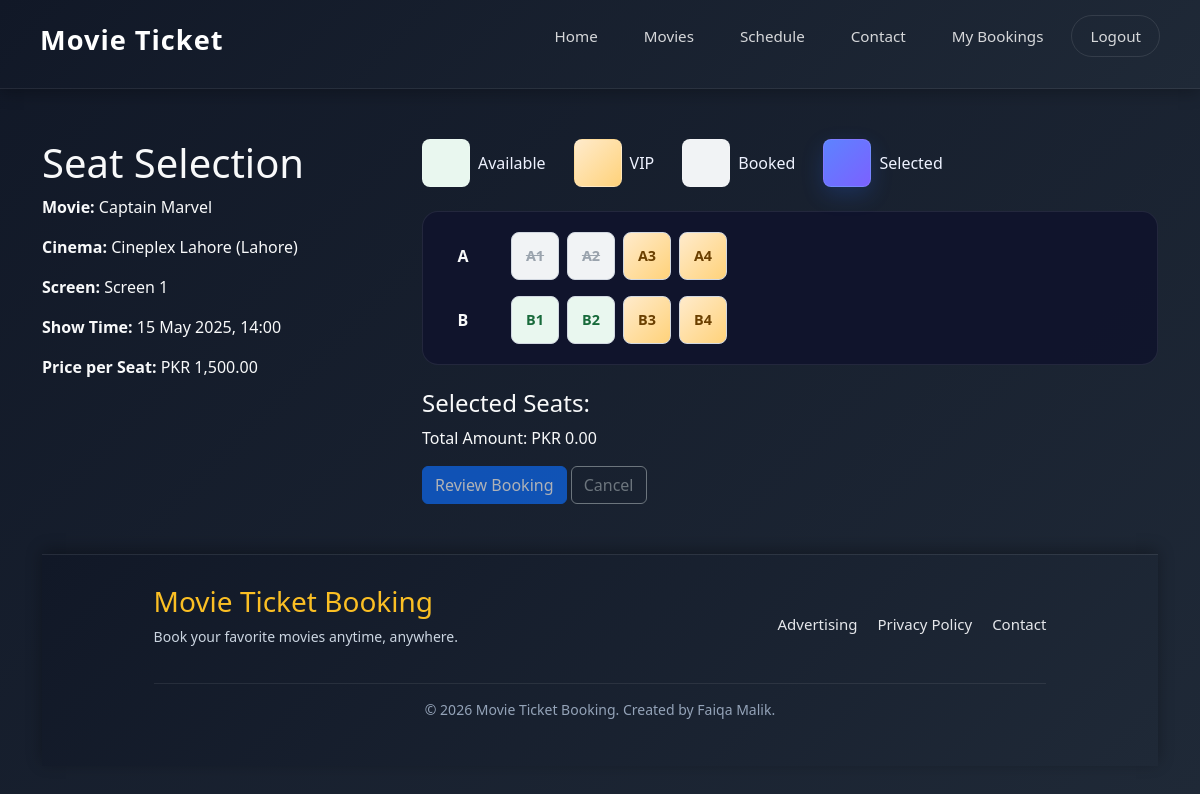
The page /seat-selection.php?show_id=1 (signed in) on the database its author committed.
### tables this page shows
CREATE TABLE movie_show (
    show_id INT AUTO_INCREMENT PRIMARY KEY,
    show_time DATETIME NOT NULL,
    price DECIMAL(8,2) NOT NULL,

    movie_id INT NOT NULL,
    screen_id INT NOT NULL,

    CHECK (price > 0),

    FOREIGN KEY (movie_id)
    REFERENCES movie(movie_id)
    ON DELETE CASCADE,

    FOREIGN KEY (screen_id)
    REFERENCES screen(screen_id)
    ON DELETE NO ACTION,

    UNIQUE(screen_id, show_time)
);

CREATE TABLE movie (
    movie_id INT AUTO_INCREMENT PRIMARY KEY,
    title VARCHAR(200) NOT NULL,
    duration_min INT NOT NULL,
    language VARCHAR(50) NOT NULL,
    rating ENUM('U', 'PG', 'PG-13', 'R') NOT NULL,
    genres VARCHAR(300) NOT NULL,
    poster_url VARCHAR(500),
    release_date DATE NOT NULL,
    description VARCHAR(1000),

    CHECK (duration_min > 0)
);

CREATE TABLE cinema (
    cinema_id INT AUTO_INCREMENT PRIMARY KEY,
    cinema_name VARCHAR(150) NOT NULL,
    city VARCHAR(100) NOT NULL,
    address VARCHAR(300) NOT NULL,
    phone VARCHAR(20)
);

CREATE TABLE screen (
    screen_id INT AUTO_INCREMENT PRIMARY KEY,
    screen_name VARCHAR(100) NOT NULL,
    total_seats INT NOT NULL,
    cinema_id INT NOT NULL,

    CHECK (total_seats > 0),

    FOREIGN KEY (cinema_id)
    REFERENCES cinema(cinema_id)
    ON DELETE CASCADE
);

CREATE TABLE seat (
    seat_id INT AUTO_INCREMENT PRIMARY KEY,
    seat_number VARCHAR(10) NOT NULL,
    seat_type ENUM('Standard', 'VIP', 'Recliner')
    DEFAULT 'Standard',

    screen_id INT NOT NULL,

    FOREIGN KEY (screen_id)
    REFERENCES screen(screen_id)
    ON DELETE CASCADE,

    UNIQUE(screen_id, seat_number)
);

### seat-selection.php (the view, shortened to what this page needs)
<?php
include('connection.php');
$show_id = (int)$_GET['show_id'];
$stmt = $con->prepare("
    SELECT s.show_id AS ShowID, s.show_time AS ShowTime, s.price AS Price, m.movie_id AS MovieID, m.title AS Title, sc.screen_id AS ScreenID, sc.screen_name AS ScreenName, c.cinema_name AS CinemaName, c.city AS City
    FROM movie_show s
    JOIN movie m ON s.movie_id = m.movie_id
    JOIN screen sc ON s.screen_id = sc.screen_id
    JOIN cinema c ON sc.cinema_id = c.cinema_id
    WHERE s.show_id = ?
");
$stmt->bind_param("i", $show_id);
$stmt->execute();
$result = $stmt->get_result();
$show = $result->fetch_assoc();
$stmt = $con->prepare("SELECT seat_id AS SeatID, seat_number AS SeatNumber, seat_type AS SeatType FROM seat WHERE screen_id = ? ORDER BY seat_number");
$stmt->bind_param("i", $show['ScreenID']);
$stmt->execute();
$seats_result = $stmt->get_result();
$all_seats = [];
while ($row = $seats_result->fetch_assoc()) {
    $all_seats[] = $row;
}
$stmt = $con->prepare("
    SELECT s.seat_id AS SeatID
    FROM ticket t
    JOIN booking b ON t.booking_id = b.booking_id
    JOIN seat s ON t.seat_id = s.seat_id
    WHERE b.show_id = ? AND b.status IN ('Pending', 'Confirmed')
");
$stmt->bind_param("i", $show_id);
$stmt->execute();
$booked_result = $stmt->get_result();
$booked_seats = [];
while ($row = $booked_result->fetch_assoc()) {
    $booked_seats[] = $row['SeatID'];
}
$seat_map = [];
foreach ($all_seats as $seat) {
    $row = substr($seat['SeatNumber'], 0, 1);
    $col = (int)substr($seat['SeatNumber'], 1);
    if (!isset($seat_map[$row])) {
        $seat_map[$row] = [];
    }
    $seat_map[$row][$col] = $seat;
}
ksort($seat_map);
?>
<!DOCTYPE html>
<html lang="en">
<head>
    <link rel="stylesheet" href="style/styles.css">
</head>
<body>
    <?php include('includes/header.php'); ?>
    <div class="container mt-5">
      <div class="row">
        <div class="col-md-4">
              <h1 class="text-light">Seat Selection</h1>
        <p class="text-light"><strong>Movie:</strong> <?php echo htmlspecialchars($show['Title']); ?></p>
        <p class="text-light"><strong>Cinema:</strong> <?php echo htmlspecialchars($show['CinemaName']); ?> (<?php echo htmlspecialchars($show['City']); ?>)</p>
        <p class="text-light"><strong>Screen:</strong> <?php echo htmlspecialchars($show['ScreenName']); ?></p>
        <p class="text-light"><strong>Show Time:</strong> <?php echo date('d M Y, H:i', strtotime($show['ShowTime'])); ?></p>
        <p class="text-light"><strong>Price per Seat:</strong> PKR <?php echo number_format($show['Price'], 2); ?></p>
        </div>
        <div class="col-md-8">
        <div class="seat-legend mb-4 d-flex flex-wrap gap-3">
            <div class="legend-item"><span class="seat available"></span> Available</div>
            <div class="legend-item"><span class="seat vip"></span> VIP</div>
            <div class="legend-item"><span class="seat booked"></span> Booked</div>
            <div class="legend-item"><span class="seat selected"></span> Selected</div>
        </div>
        <form id="seat-form" method="POST" action="confirm-booking.php">
            <div class="seat-map">
                <?php foreach ($seat_map as $row => $seats): ?>
                    <?php $maxCol = max(array_keys($seats)); ?>
                    <div class="seat-row ">
                        <div class="seat-row-label text-light"><?php echo $row; ?></div>
                        <div class="seat-row-seats" style="display:flex;flex-wrap:wrap;">
                        <?php for ($col = 1; $col <= $maxCol; $col++): ?>
                            <?php if (isset($seats[$col])): ?>
                                <?php $seat = $seats[$col]; ?>
                                <?php $isBooked = in_array($seat['SeatID'], $booked_seats); ?>
                                <div class="seat <?php echo $isBooked ? 'booked' : 'available'; ?> <?php echo $seat['SeatType'] == 'VIP' ? 'vip' : ''; ?>"
                                     title="<?php echo htmlspecialchars($seat['SeatNumber'] . ' - ' . $seat['SeatType']); ?>"
                                     data-seat-id="<?php echo $seat['SeatID']; ?>"
                                     data-seat-number="<?php echo $seat['SeatNumber']; ?>"
                                     data-seat-type="<?php echo $seat['SeatType']; ?>">
                                    <?php echo htmlspecialchars($seat['SeatNumber']); ?>
                                </div>
                            <?php else: ?>
                                <div class="seat empty" aria-hidden="true"></div>
                            <?php endif; ?>
                        <?php endfor; ?>
                        </div>
                    </div>
                <?php endforeach; ?>
            </div>
            <div class="mt-4">
                <h4 class="text-light">Selected Seats: <span id="selected-seats"></span></h4>
                <p class="text-light">Total Amount: PKR <span id="total-amount">0.00</span></p>
                <button type="submit" class="btn btn-primary" id="proceed-btn" disabled>Review Booking</button>
                <a href="movie-details.php?id=<?php echo $show['MovieID']; ?>" class="btn btn-outline-secondary ml-2">Cancel</a>
            </div>
        </form>
        </div>
      </div>
        <?php include('includes/footer.php'); ?>
    </div>
</body>
</html>

### style/styles.css (style rules this page uses)
:root { color-scheme: dark; --bg: #070a17; --surface: #10152b; --surface-alt: #111a33; --panel: rgba(19, 28, 59, 0.96); --border: rgba(255,255,255,0.08); --text: #eef2ff; --muted: #9cb0d6; --primary: #5d83ff; --primary-soft: rgba(93, 131, 255, 0.16); --accent: #f4b24b; --shadow: 0 24px 80px rgba(3, 12, 35, 0.35); --bs-secondary-color: #eef2ff; --bs-secondary-bg: rgba(255,255,255,0.08); --bs-secondary-border: rgba(255,255,255,0.12); }
h1, h2, h3, h4, h5, h6 { color: var(--text); }
* { box-sizing: border-box; }
html, body { min-height: 100%; }
body { margin: 0; font-family: 'Inter', sans-serif; color: var(--text); background: linear-gradient(135deg, #111827, #1f2937); }
a { color: inherit; text-decoration: none; }
.seat-map { display: grid; gap: 0.5rem; padding: 1rem; background: rgba(16, 21, 45, 0.95); border: 1px solid rgba(255, 255, 255, 0.08); border-radius: 16px; overflow-x: auto; }
.seat-row { display: grid; grid-template-columns: minmax(32px, auto) repeat(auto-fit, 48px); gap: 0.5rem; align-items: center; }
.seat-row-label { font-weight: 700; color: var(--text); min-width: 32px; text-align: center; }
.seat { min-width: 48px; min-height: 48px; border-radius: 12px; display: inline-flex; align-items: center; justify-content: center; font-size: 0.9rem; cursor: pointer; user-select: none; border: 1px solid rgba(255,255,255,0.1); transition: transform 0.15s ease, box-shadow 0.15s ease, background-color 0.15s ease; }
.seat.available { background: rgba(93, 131, 255, 0.12); color: var(--text); }
.seat.vip { background: linear-gradient(135deg, rgba(244, 178, 75, 0.25), rgba(93, 131, 255, 0.16)); color: #fff; }
.seat.booked { background: rgba(255, 255, 255, 0.08); color: rgba(255, 255, 255, 0.35); cursor: not-allowed; }
.seat.selected { background: linear-gradient(135deg, #5d83ff, #7b61ff); box-shadow: 0 0 0 4px rgba(93, 131, 255, 0.16); color: #fff; }
.seat-legend { gap: 1rem; }
.legend-item { display: inline-flex; align-items: center; gap: 0.5rem; color: var(--text); }
.legend-item .seat { width: 24px; height: 24px; border-radius: 8px; font-size: 0; }
.bg-dark, .browse-hero, .admin-section1, .seat-map, .booking-panel, .footer { color: var(--text) !important; }

### seat-selection.php (style rules this page uses)
.seat-map { display: flex; flex-direction: column; gap: 8px; max-width: 900px; margin: 0 auto; }
.seat-row { display: flex; align-items: center; }
.seat-row-label { width: 48px; text-align: center; font-weight: 700; color: #333; margin-right: 12px; }
.seat-row .seat { width: 48px; height: 48px; margin: 4px; border-radius: 8px; border: 1px solid #d1d7e0; display: flex; align-items: center; justify-content: center; cursor: pointer; font-weight: 600; transition: transform .08s, box-shadow .08s; }
.seat.available { background-color: #e9f7ef; color: #186a3b; }
.seat.booked { background-color: #f1f3f5; color: #9aa3ad; cursor: not-allowed; text-decoration: line-through; }
.seat.vip { background: linear-gradient(135deg,#ffebcc,#ffd27a); color: #6a3f00; }
.seat.selected { background-color: #2f6fff; color: #fff; box-shadow: 0 8px 22px rgba(47,111,255,0.2); }
.seat-legend .legend-item { display:flex; align-items:center; gap:8px; margin-right: 12px; }
.legend-item .seat { width: 22px; height: 22px; margin:0; }

### rows shown on the page
movie_show: movie.title "Captain Marvel", cinema.cinema_name "Cineplex Lahore", cinema.city "Lahore", screen.screen_name "Screen 1", show_time "15 May 2025, 14:00", price "1,500.00"
seat: seat_number "A1"
seat: seat_number "A2"
seat: seat_number "A3"
seat: seat_number "A4"
seat: seat_number "B", seat_number "B4"
seat: seat_number "B1"
seat: seat_number "B2"
seat: seat_number "B3"

### other values the page prints
$row "A"
